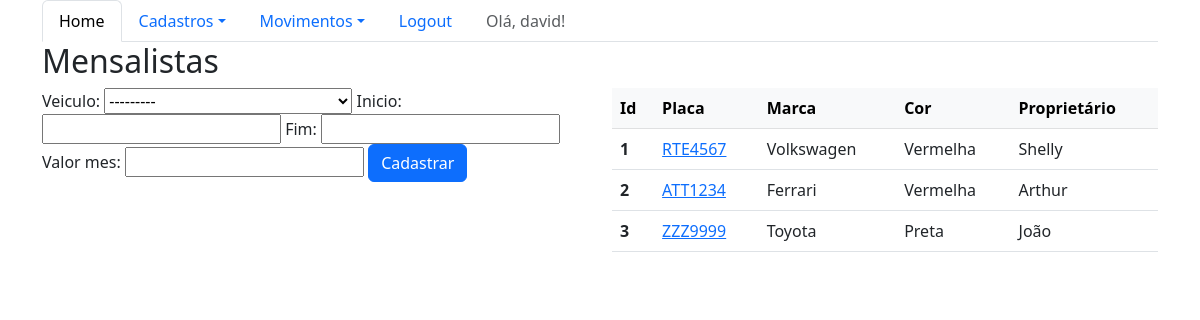
/sistema/mensalistas/ (signed in), run on an earlier commit of the app's database.
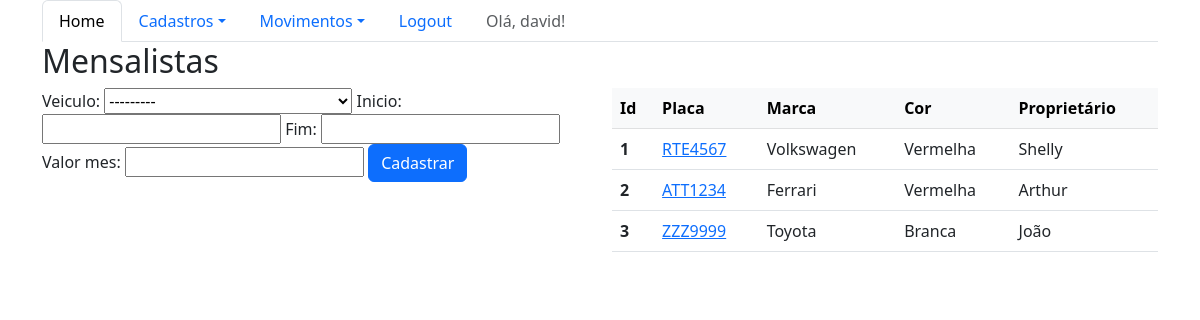
And on a later commit of the database.
### core/models.py (models this page shows, shortened)
class Mensalista(models.Model):
    veiculo = models.ForeignKey(Veiculo, on_delete=models.CASCADE)
    inicio = models.DateField()
    fim = models.DateField(auto_now=False, null=True, blank=True)
    valor_mes = models.DecimalField(max_digits=6, decimal_places=2)

class Veiculo(models.Model):
    placa = models.CharField(max_length=7)
    marca = models.ForeignKey(Marca,blank=True,null=True, on_delete=models.CASCADE)
    proprietario = models.ForeignKey(Pessoa,on_delete=models.CASCADE)
    cor = models.CharField(max_length=15, blank=True, null=True)
    observacoes = models.TextField(blank=True, null=True)
    def __str__(self):
        return self.placa + ' (' + self.marca.nome + ' - ' + self.proprietario.nome + ')'

class Marca(models.Model):
    nome = models.CharField(max_length=50)
    def __str__(self):
        return self.nome

class Pessoa(models.Model):
    nome = models.CharField(max_length=100)
    endereco = models.CharField(max_length=200,blank=True,null=True)
    telefone = models.CharField(max_length=20,blank=True,null=True)
    def __str__(self):
        return self.nome

### core/views.py (the view)
@login_required
def lista_mensalistas(request):
    mensalistas = Mensalista.objects.all()
    form = MensalistaForm()
    data = {'mensalistas': mensalistas, 'form': form}
    return render(request, 'core/lista_mensalistas.html', data )

### core/forms.py
class MensalistaForm(ModelForm):
    class Meta:
        model = Mensalista
        fields = '__all__'

### core/templates/core/lista_mensalistas.html (shortened to what this page needs)
{% extends 'logado.html' %}
{% load bootstrap %}
{% block main %}
    <div class="row">
        <div class="col-12">
            <h2>Mensalistas</h2>
        </div>
    </div>
    <div class="row">
        <div class="col-sm-6">
            <form action="{% url 'core_mensalista_novo' %}" method="POST">
                {{form|bootstrap}}
                <button type="submit" class="btn btn-primary">Cadastrar</button>
            </form>
        </div>
        <div class="col-sm-6">
            <table class="table">
              <thead class="table-light">
                <tr>
                  <th scope="col">Id</th>
                  <th scope="col">Placa</th>
                  <th scope="col">Marca</th>
                  <th scope="col">Cor</th>
                  <th scope="col">Proprietário</th>
                </tr>
              </thead>
              <tbody>
              {% for mensalista in mensalistas %}
                <tr>
                  <th scope="row">{{mensalista.id}}</th>
                  <td><a href="{% url 'core_mensalista_update' mensalista.id %}">{{mensalista.veiculo.placa}}</a></td>
                  <td>{{mensalista.veiculo.marca}}</td>
                  <td>{{mensalista.veiculo.cor}}</td>
                  <td>{{mensalista.veiculo.proprietario}}</td>
                </tr>
                {% endfor%}
              </tbody>
            </table>
        </div>
    </div>
{% endblock %}

What changed in the data, as far as the page shows it:
changed Mensalista "ZZZ9999": veiculo.cor "Preta" → "Branca"
